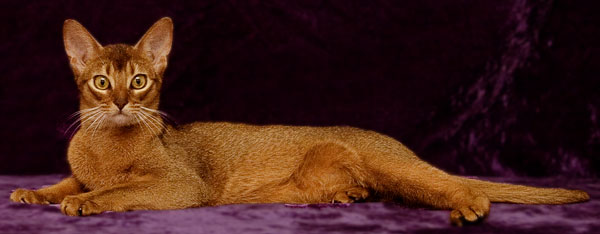
#> input picture oxford/images/Abyssinian_175.jpg, 600 x 234 px; its folder holds 4 pictures in this run
$ python data_gen.py
#> lines starting #> are read from the running program, lines starting #| are printed output that depends on the picture; after the words box and inside, x2 and y2 are one past the last pixel; in counts of white or black regions, pixels touching at a corner belong together
from collections import defaultdict
import os
import shutil
import cv2
import matplotlib.pyplot as plt
import numpy as np
import xmltodict

root_directory = os.path.join(os.getcwd()) # '/Users/Username/dataset/oxford'
print(root_directory)
images_directory = os.path.join(root_directory,  "images")
masks_directory = os.path.join(root_directory, "annotations", "trimaps")
xml_directory = os.path.join(root_directory,  "annotations", "xmls")
# Dir_name
# [GREY]Grey Scale - rgb2gray
# [SILO]실루엣 - 고양이 흰색 그외 검정색
# [TXTR]텍스쳐 - 바운딩 박스 크롭하고 그 중 Half
# [BACK]배경 - 고양이 검정색 배경 그대로

aug_dir_names = ['grey', 'silo', 'txtr', 'back']
for name in aug_dir_names:
    dir_name = os.path.join(root_directory, f'images_{name}')
    if not os.path.exists(dir_name):
        os.mkdir(dir_name)

images_filenames = list(sorted(os.listdir(images_directory)))
correct_images_filenames = [i for i in images_filenames if cv2.imread(os.path.join(images_directory, i)) is not None]
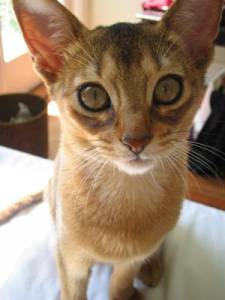
#> input picture oxford/images/Abyssinian_225.jpg, 225 x 300 px
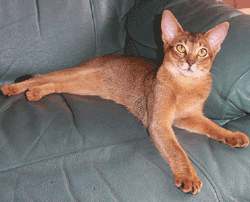
#> input picture oxford/images/Abyssinian_34.jpg, 250 x 202 px
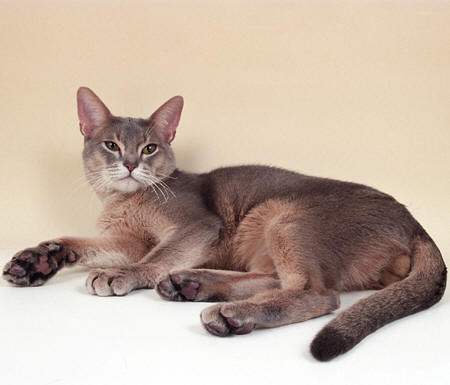
#> input picture oxford/images/Abyssinian_9.jpg, 450 x 385 px
correct_images_filenames = [i for i in correct_images_filenames if os.path.splitext(i)[1] == '.jpg']

"""## SILO"""

# mask == 1.0: 고양이 부분
# mask == 2.0: 배경 부분
# mask == 3.0: 테두리 부분
def preprocess_mask_silo(mask):
    mask = mask.astype(np.uint8)
    mask[(mask == 2.0) | (mask == 3.0)] = 0.0
    mask[mask == 1.0] = 255
    return mask

def to_silo(images_filenames, images_directory, target_directory):
    for i, image_filename in enumerate(images_filenames):
        extension = os.path.splitext(image_filename)[1] # find extension to exclue '.mat'
        if (extension == '.jpg'):
            image = cv2.imread(os.path.join(images_directory, image_filename))
            mask = cv2.imread(os.path.join(masks_directory, image_filename.replace(".jpg", ".png")), cv2.IMREAD_UNCHANGED,)
            silouetted = preprocess_mask_silo(mask)
            cv2.imwrite(os.path.join(target_directory , image_filename), silouetted)


"""## BACK"""

def preprocess_mask_back(mask):
    mask = mask.astype(np.uint8)
    mask[mask == 2.0] = 255
    mask[(mask == 1.0) | (mask == 3.0)] = 0
    return mask

def to_back(images_filenames, images_directory, target_directory):
    for i, image_filename in enumerate(images_filenames):
        extension = os.path.splitext(image_filename)[1] # find extension to exclue '.mat'
        if (extension == '.jpg'):
            image = cv2.imread(os.path.join(images_directory, image_filename))
            mask = cv2.imread(os.path.join(masks_directory, image_filename.replace(".jpg", ".png")), cv2.IMREAD_UNCHANGED,)
            mask = preprocess_mask_back(mask)
            background_only = cv2.bitwise_and(image, image, mask = mask)
            cv2.imwrite(os.path.join(target_directory , image_filename), background_only)


"""## GREY"""

def to_grey(images_filenames, images_directory, target_directory):
    for i, image_filename in enumerate(images_filenames):
        extension = os.path.splitext(image_filename)[1] # find extension to exclue '.mat'
        if (extension == '.jpg'):
            image = cv2.imread(os.path.join(images_directory, image_filename))
            grey_image = cv2.cvtColor(image, cv2.COLOR_BGR2GRAY)
            cv2.imwrite(os.path.join(target_directory , image_filename), grey_image)


"""## TXTR"""

def get_bb(image_filename):
    '''
    About: Finding Bounding Box for each image, using xml file. If no xml file found, just return zeros.
    Input: Image_filename
    Output: xmin, ymin, xmax, ymax (location of bb)
    '''
    xml_dir = os.path.join(xml_directory, image_filename.replace(".jpg", ".xml"))
    try:
        f = open(xml_dir)
        doc = xmltodict.parse(f.read())
        xmin = int(doc['annotation']['object']['bndbox']['xmin'])
        ymin = int(doc['annotation']['object']['bndbox']['ymin'])
        xmax = int(doc['annotation']['object']['bndbox']['xmax'])
        ymax = int(doc['annotation']['object']['bndbox']['ymax'])

    except:
        xmin, ymin, xmax, ymax = 0,0,0,0

    return xmin, ymin, xmax, ymax

def to_txtr(images_filenames, images_directory, target_directory):
    for i, image_filename in enumerate(images_filenames):
        extension = os.path.splitext(image_filename)[1] # find extension to exclue '.mat'
        if (extension == '.jpg'):
            image = cv2.imread(os.path.join(images_directory, image_filename))
            w, h = image.shape[0], image.shape[1]
            xmin, ymin, xmax, ymax = get_bb(image_filename)

        if xmin == 0 and ymin == 0 and xmax == 0 and ymax == 0:
            xmax = w
            ymax = h

        txtred_image = image[ymin + int((ymax-ymin)/4): ymax - int((ymax-ymin)/4),\
                         xmin + int((xmax-xmin)/4): xmax - int((xmax-xmin)/4)]
        txtred_image = cv2.resize(txtred_image, dsize = (h, w), interpolation = cv2.INTER_LINEAR)
        cv2.imwrite(os.path.join(target_directory , image_filename), txtred_image)


if __name__ == "__main__":
    print('-------- Image Generation Start --------')

    to_grey(correct_images_filenames, images_directory, os.path.join(root_directory, "images_grey"))
#> in to_grey, image is the input picture: shape (234, 600, 3); mean B, G, R 25.3, 32.2, 66
#> in to_grey, `grey_image = cv2.cvtColor(image, cv2.COLOR_BGR2GRAY)`:
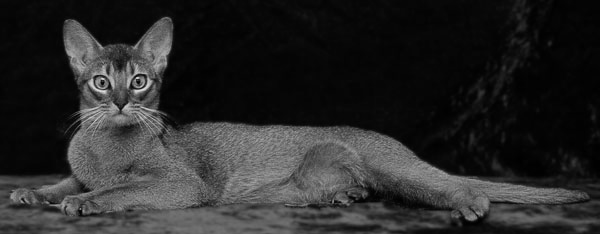
#> grey_image: shape (234, 600); min 0, max 225, mean 41.5
    print('-- Greyscaled Image Generation Done')

    to_silo(correct_images_filenames, images_directory, os.path.join(root_directory, "images_silo"))
#> in preprocess_mask_silo, `mask[(mask == 2.0) | (mask == 3.0)] = 0.0`: mask: shape (234, 600, 3); 10.57% of pixels changed, all inside (x1, y1, x2, y2) = (0, 0, 600, 234)
    print('-- Silouetted Image Generation Done')

    to_back(correct_images_filenames, images_directory, os.path.join(root_directory, "images_back"))
#> in preprocess_mask_back, `mask[mask == 2.0] = 255`:
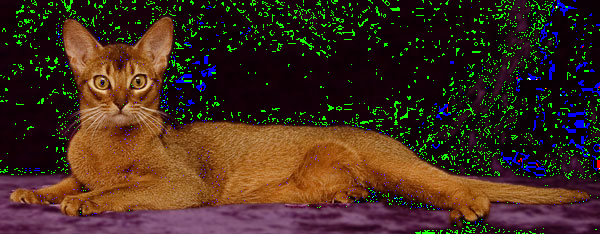
#> mask: shape (234, 600, 3); mean B, G, R 29.6, 43.1, 66.1
#> (the run stopped early here; a loop or call above may not have finished)
